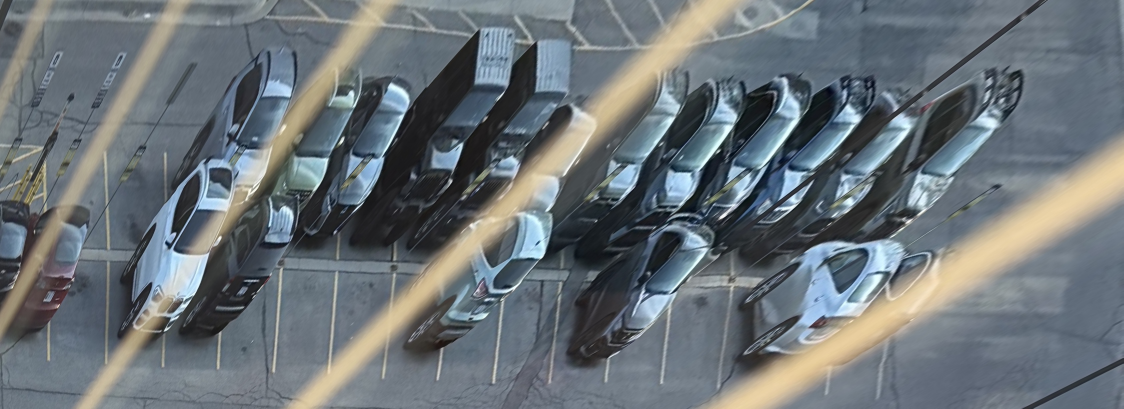
#> input picture failure_images/parking_topdown_halffull.jpeg, 3370 x 1226 px, found by its file name (shown at 1/3 size)
$ python annotate_reference.py --overlay failure_images/parking_topdown_halffull.jpeg
#> lines starting #> are read from the running program, lines starting #| are printed output that depends on the picture
#!/usr/bin/env python3
"""
Interactive parking-spot annotation tool for a single reference image.

Run:
    python annotate_reference.py
or:
    python annotate_reference.py --image reference_images/IMG_3275.jpeg
or:
    python annotate_reference.py --image reference_images/ref_image.jpeg --edit spots.json

Controls:
    - Left click: add hexagon vertex (6 clicks per spot, in clockwise order)
    - Edit mode: left click + drag on a spot polygon to move that spot
    - Right click + drag (or W/A/D/X): move/pan view
    - Mouse wheel or +/-: zoom in/out
    - 0: reset zoom/pan view
    - n: finalize current hexagon (requires 6 clicks)
    - u: undo last point (or last completed spot in normal mode)
    - r: reset all annotations (or restore target in redo mode)
    - s: save spots.json and spots_overlay.png
    - q: quit

Redo mode:
    - Use --redo A01 (or any spot id) to redraw one saved spot while keeping
      all other saved spots unchanged.

Load mode:
    - Use --load to preload existing spots from --json (for example an
        incomplete spots.json) and continue annotating new spots.

Notes:
    - Each parking spot is annotated as a projected hexagon, which approximates
      a rectangular-solid car footprint in perspective.
    - This is a practical geometric annotation for downstream cropping/tracking,
      not true 3D reconstruction.
"""

from __future__ import annotations

import argparse
import json
import os
import sys
from dataclasses import dataclass, field
from typing import List, Optional, Tuple

import cv2
import numpy as np


WINDOW_NAME = "Parking Spot Annotator"
HEXAGON_POINTS = 6


# [5 lines left out: function clamp_point, not called in this run]


def fit_for_display(image: np.ndarray, max_w: int, max_h: int) -> Tuple[np.ndarray, float]:
    """Resize image for display while preserving aspect ratio."""
    h, w = image.shape[:2]
    if h <= 0 or w <= 0:
        return image, 1.0

    scale = min(max_w / float(w), max_h / float(h), 1.0)
    if scale < 1.0:
        new_w = max(1, int(round(w * scale)))
        new_h = max(1, int(round(h * scale)))
        return cv2.resize(image, (new_w, new_h), interpolation=cv2.INTER_AREA), scale

    return image.copy(), 1.0


def make_spot_id(index_1based: int) -> str:
    """Create spot ID in sequence: A01, A02, A03, ..."""
    return f"A{index_1based:02d}"


# [47 lines left out: functions load_spots_from_json, clone_spots, not called in this run]


@dataclass
class Spot:
    spot_id: str
    hexagon: List[Tuple[int, int]]


@dataclass
class AnnotationState:
    image_width: int
    image_height: int
    view_width: int
    view_height: int
    spots: List[Spot] = field(default_factory=list)
    loaded_spot_count: int = 0
    current_points: List[Tuple[int, int]] = field(default_factory=list)
    mouse_pos: Optional[Tuple[int, int]] = None
    redo_spot_id: Optional[str] = None
    redo_index: Optional[int] = None
    redo_original_hexagon: Optional[List[Tuple[int, int]]] = None
    edit_mode: bool = False
    edit_original_spots: Optional[List["Spot"]] = None
    selected_spot_index: Optional[int] = None
    dragging_spot: bool = False
    spot_drag_start_image: Optional[Tuple[int, int]] = None
    spot_drag_start_hexagon: Optional[List[Tuple[int, int]]] = None
    zoom: float = 1.0
    min_zoom: float = 1.0
    max_zoom: float = 10.0
    view_x: float = 0.0
    view_y: float = 0.0
    is_panning: bool = False
    pan_last_xy: Optional[Tuple[int, int]] = None

    def view_roi_size(self) -> Tuple[int, int]:
        roi_w = max(1, int(round(self.image_width / self.zoom)))
        roi_h = max(1, int(round(self.image_height / self.zoom)))
        roi_w = min(roi_w, self.image_width)
        roi_h = min(roi_h, self.image_height)
        return roi_w, roi_h

    def clamp_view(self) -> None:
        roi_w, roi_h = self.view_roi_size()
        max_x = max(0.0, float(self.image_width - roi_w))
        max_y = max(0.0, float(self.image_height - roi_h))
        self.view_x = float(np.clip(self.view_x, 0.0, max_x))
        self.view_y = float(np.clip(self.view_y, 0.0, max_y))

    # [71 lines left out: functions reset_view, pan_by_screen_delta, pan_by_fraction, zoom_at, display_to_image, add_click, not called in this run]

    def update_mouse(self, x: int, y: int) -> None:
        self.mouse_pos = self.display_to_image(x, y)

    # [163 lines left out: functions current_polygon, finalize_current_spot, undo_last_spot, reset_all, _find_spot_index_at, begin_spot_drag and 2 more, not called in this run]


def render_view(base_image: np.ndarray, state: AnnotationState) -> np.ndarray:
    """Render current zoom/pan viewport from the full-resolution overlay image."""
    state.clamp_view()
    roi_w, roi_h = state.view_roi_size()

    x0 = int(round(state.view_x))
    y0 = int(round(state.view_y))
    x0 = int(np.clip(x0, 0, max(0, state.image_width - roi_w)))
    y0 = int(np.clip(y0, 0, max(0, state.image_height - roi_h)))

    roi = base_image[y0 : y0 + roi_h, x0 : x0 + roi_w]
    interpolation = cv2.INTER_LINEAR if state.zoom > 1.0 else cv2.INTER_AREA
    return cv2.resize(roi, (state.view_width, state.view_height), interpolation=interpolation)


def draw_hud(frame: np.ndarray, state: AnnotationState) -> np.ndarray:
    """Draw on-screen controls and status in display coordinates."""
    hud = frame.copy()

    if state.edit_mode:
        selected = "none"
        if state.selected_spot_index is not None and 0 <= state.selected_spot_index < len(state.spots):
            selected = state.spots[state.selected_spot_index].spot_id
        line1 = "EDIT mode | Left-drag: move selected spot | r: reset edits"
        line2 = "Right-drag/W/A/D/X: pan | Wheel or +/-: zoom | 0: reset view | s: save | q: quit"
        line3 = f"Loaded spots: {len(state.spots)} | Selected: {selected} | Zoom: {state.zoom:.2f}x"
    elif state.redo_spot_id is not None:
        line1 = (
            f"REDO {state.redo_spot_id} | Left click: add point | n: finalize target | "
            "u: undo point | r: restore target"
        )
        line2 = "Right-drag/W/A/D/X: pan | Wheel or +/-: zoom | 0: reset view | s: save | q: quit"
        line3 = (
            f"Completed spots: {len(state.spots)} | "
            f"Current points: {len(state.current_points)}/{HEXAGON_POINTS} | Zoom: {state.zoom:.2f}x"
        )
    else:
        line1 = "Left click: add point | n: finalize | u: undo | r: reset"
        line2 = "Right-drag/W/A/D/X: pan | Wheel or +/-: zoom | 0: reset view | s: save | q: quit"
        line3 = (
            f"Completed spots: {len(state.spots)} | "
            f"Current points: {len(state.current_points)}/{HEXAGON_POINTS} | Zoom: {state.zoom:.2f}x"
        )

    cv2.putText(hud, line1, (10, 24), cv2.FONT_HERSHEY_SIMPLEX, 0.52, (255, 255, 255), 2, cv2.LINE_AA)
    cv2.putText(hud, line2, (10, 48), cv2.FONT_HERSHEY_SIMPLEX, 0.52, (255, 255, 255), 2, cv2.LINE_AA)
    cv2.putText(hud, line3, (10, 72), cv2.FONT_HERSHEY_SIMPLEX, 0.52, (220, 220, 220), 2, cv2.LINE_AA)
    return hud


def draw_annotations(base_image: np.ndarray, state: AnnotationState, show_help: bool) -> np.ndarray:
    """Draw saved hexagons and current in-progress polygon on image-space canvas."""
    canvas = base_image.copy()

    for idx, spot in enumerate(state.spots):
        poly = np.asarray(spot.hexagon, dtype=np.int32).reshape(-1, 1, 2)
        is_redo_target = state.redo_spot_id is not None and spot.spot_id == state.redo_spot_id
        is_selected = state.edit_mode and state.selected_spot_index == idx
        if is_selected:
            poly_color = (255, 0, 255)
            point_color = (255, 120, 255)
        else:
            poly_color = (255, 170, 0) if is_redo_target else (0, 220, 0)
            point_color = (255, 170, 0) if is_redo_target else (0, 255, 0)
        cv2.polylines(canvas, [poly], True, poly_color, 2, lineType=cv2.LINE_AA)

        for pt in spot.hexagon:
            cv2.circle(canvas, (int(pt[0]), int(pt[1])), 3, point_color, -1, lineType=cv2.LINE_AA)

        centroid = np.mean(np.asarray(spot.hexagon, dtype=np.float32), axis=0)
        if is_selected:
            label_text = f"{spot.spot_id} (selected)"
        else:
            label_text = f"{spot.spot_id} (redo)" if is_redo_target else spot.spot_id
        cv2.putText(
            canvas,
            label_text,
            (int(centroid[0]) + 4, max(16, int(centroid[1]) - 6)),
            cv2.FONT_HERSHEY_SIMPLEX,
            0.55,
            (0, 255, 255),
            2,
            cv2.LINE_AA,
        )

    if state.current_points:
        current_poly = np.asarray(state.current_points, dtype=np.int32)
        for idx, pt in enumerate(current_poly, start=1):
            cv2.circle(canvas, (int(pt[0]), int(pt[1])), 4, (0, 180, 255), -1, lineType=cv2.LINE_AA)
            cv2.putText(
                canvas,
                str(idx),
                (int(pt[0]) + 5, int(pt[1]) - 5),
                cv2.FONT_HERSHEY_SIMPLEX,
                0.45,
                (255, 255, 255),
                1,
                cv2.LINE_AA,
            )

        if len(current_poly) >= 2:
            cv2.polylines(
                canvas,
                [current_poly.reshape(-1, 1, 2)],
                False,
                (0, 180, 255),
                2,
                lineType=cv2.LINE_AA,
            )

        if state.mouse_pos is not None and len(current_poly) < HEXAGON_POINTS:
            last = (int(current_poly[-1][0]), int(current_poly[-1][1]))
            cv2.line(canvas, last, state.mouse_pos, (255, 180, 80), 1, lineType=cv2.LINE_AA)

        if len(current_poly) == HEXAGON_POINTS:
            cv2.polylines(
                canvas,
                [current_poly.reshape(-1, 1, 2)],
                True,
                (0, 120, 255),
                2,
                lineType=cv2.LINE_AA,
            )

        label = f"Current points: {len(current_poly)}/{HEXAGON_POINTS}"
        cv2.putText(
            canvas,
            label,
            (10, 82),
            cv2.FONT_HERSHEY_SIMPLEX,
            0.55,
            (0, 180, 255),
            2,
            cv2.LINE_AA,
        )

    # Help text and counters are drawn in display coordinates after zoom/pan render.
    _ = show_help

    return canvas


# [25 lines left out: function save_outputs, not called in this run]


def build_mouse_callback(state: AnnotationState):
    # [5 lines left out: function on_mouse, not called in this run]

    return on_mouse


# [5 lines left out: function decode_mouse_wheel_delta, not called in this run]


def parse_args() -> argparse.Namespace:
    parser = argparse.ArgumentParser(description="Annotate parking spots on one reference image")
    parser.add_argument(
        "--image",
        default="reference_images/parking_topdown_halffull.jpeg",
        help="Path to reference image",
    )
    parser.add_argument(
        "--json",
        default="spots.json",
        help="Output JSON path (in --edit mode, defaults to the --edit file if omitted)",
    )
    parser.add_argument(
        "--edit",
        default=None,
        help="Edit mode: load existing spots JSON and drag-move individual spots",
    )
    parser.add_argument(
        "--load",
        action="store_true",
        help="Load existing spots from --json and continue annotation from next spot id",
    )
    parser.add_argument(
        "--redo",
        default=None,
        help="Redo one existing spot id from JSON while keeping others unchanged (example: --redo A01)",
    )
    parser.add_argument(
        "--overlay",
        default="spots_overlay.png",
        help="Output overlay image path",
    )
    parser.add_argument(
        "--max-display-width",
        type=int,
        default=1600,
        help="Maximum display width",
    )
    parser.add_argument(
        "--max-display-height",
        type=int,
        default=900,
        help="Maximum display height",
    )
    return parser.parse_args()


def main() -> int:
    args = parse_args()

    if not os.path.exists(args.image):
        print(f"Image not found: {args.image}")
        return 1

    image = cv2.imread(args.image)
#> image is the input picture: shape (1226, 3370, 3); mean B, G, R 120, 115.1, 107.3
    if image is None:
        print(f"Failed to load image: {args.image}")
        return 1

    display_image, _ = fit_for_display(
        image, args.max_display_width, args.max_display_height
    )

    state = AnnotationState(
        image_width=image.shape[1],
        image_height=image.shape[0],
        view_width=display_image.shape[1],
        view_height=display_image.shape[0],
    )

    if args.edit is not None:
        if args.redo is not None:
            print("Error: --edit and --redo cannot be used together.")
            return 1
        if args.load:
            print("Error: --edit and --load cannot be used together.")
            return 1

        edit_json_path = args.edit
        if not os.path.exists(edit_json_path):
            print(f"Error: --edit requested, but JSON file not found: {edit_json_path}")
            return 1

        try:
            loaded_spots = load_spots_from_json(edit_json_path)
        except ValueError as exc:
            print(f"Error loading edit spots: {exc}")
            return 1

        state.spots = loaded_spots
        state.loaded_spot_count = len(loaded_spots)
        state.edit_mode = True
        state.edit_original_spots = clone_spots(loaded_spots)

        # If user didn't override --json, save back to the edited file.
        if args.json == "spots.json":
            args.json = edit_json_path

        print(
            f"Loaded {state.loaded_spot_count} spots from {edit_json_path} for edit mode."
        )
    elif args.redo is not None:
        redo_id = args.redo.strip()
        if not redo_id:
            print("Error: --redo requires a non-empty spot id, e.g. --redo A01")
            return 1

        if not os.path.exists(args.json):
            print(f"Error: --redo requested, but JSON file not found: {args.json}")
            return 1

        try:
            loaded_spots = load_spots_from_json(args.json)
        except ValueError as exc:
            print(f"Error loading existing spots: {exc}")
            return 1

        target_index = None
        for idx, spot in enumerate(loaded_spots):
            if spot.spot_id.lower() == redo_id.lower():
                target_index = idx
                break

        if target_index is None:
            available = ", ".join(spot.spot_id for spot in loaded_spots)
            print(f"Error: spot '{redo_id}' not found in {args.json}")
            print(f"Available spots: {available}")
            return 1

        state.spots = loaded_spots
        state.redo_spot_id = loaded_spots[target_index].spot_id
        state.redo_index = target_index
        state.redo_original_hexagon = [
            (int(x), int(y)) for x, y in loaded_spots[target_index].hexagon
        ]
    elif args.load:
        if not os.path.exists(args.json):
            print(f"Error: --load requested, but JSON file not found: {args.json}")
            return 1

        try:
            loaded_spots = load_spots_from_json(args.json)
        except ValueError as exc:
            print(f"Error loading existing spots: {exc}")
            return 1

        state.spots = loaded_spots
        state.loaded_spot_count = len(loaded_spots)
        print(
            f"Loaded {state.loaded_spot_count} spots from {args.json}. "
            f"Continue annotating from {make_spot_id(len(state.spots) + 1)}."
        )

    if state.edit_mode:
        print(
            "\nInstructions (EDIT mode):\n"
            "  - Left click and drag a spot polygon to move only that spot\n"
            "  - Selected spot is highlighted\n"
            "  - Press 'r' to restore all spots to initially loaded positions\n"
            "  - Right-drag or W/A/D/X to pan, mouse wheel or +/- to zoom\n"
            "  - Press '0' to reset zoom/pan view\n"
            "  - Press 's' to save JSON + overlay\n"
            "  - Press 'q' to quit\n"
        )
    elif state.redo_spot_id is not None:
        print(
            "\nInstructions (REDO mode):\n"
            f"  - Redo target: {state.redo_spot_id}\n"
            "  - Click 6 vertices for the new hexagon\n"
            "  - Press 'n' to replace the target spot only\n"
            "  - Press 'u' to undo current points\n"
            "  - Press 'r' to restore original target and clear current points\n"
            "  - Right-drag or W/A/D/X to pan, mouse wheel or +/- to zoom\n"
            "  - Press '0' to reset zoom/pan view\n"
            "  - Press 's' to save (other spots remain unchanged)\n"
            "  - Press 'q' to quit\n"
        )
    else:
        print(
            "\nInstructions:\n"
            "  - Click 6 vertices per spot in clockwise order\n"
            "  - Press 'n' to finalize current hexagon\n"
            "  - Press 'u' to undo last point (or last new saved spot)\n"
            "  - Press 'r' to reset current work (keeps preloaded spots in --load mode)\n"
            "  - Right-drag or W/A/D/X to pan, mouse wheel or +/- to zoom\n"
            "  - Press '0' to reset zoom/pan view\n"
            "  - Press 's' to save JSON + overlay\n"
            "  - Press 'q' to quit\n"
        )

    try:
        cv2.namedWindow(WINDOW_NAME, cv2.WINDOW_NORMAL)
        cv2.setMouseCallback(WINDOW_NAME, build_mouse_callback(state))
    except cv2.error as exc:
        print("OpenCV GUI is not available in this environment.")
        print(f"Details: {exc}")
        return 1

    # [39 lines left out: function on_mouse, not called in this run]

    cv2.setMouseCallback(WINDOW_NAME, on_mouse)

    while True:
        overlay_full = draw_annotations(image, state, show_help=False)
        frame = render_view(overlay_full, state)
#> in render_view, `interpolation = cv2.INTER_LINEAR if state.zoom > 1.0 else cv2.INTER_AREA`: interpolation = 3
        frame = draw_hud(frame, state)
#> in draw_hud, `cv2.putText(hud, line3, (10, 72), cv2.FONT_HERSHEY_SIMPLEX, 0.52, (220..`:
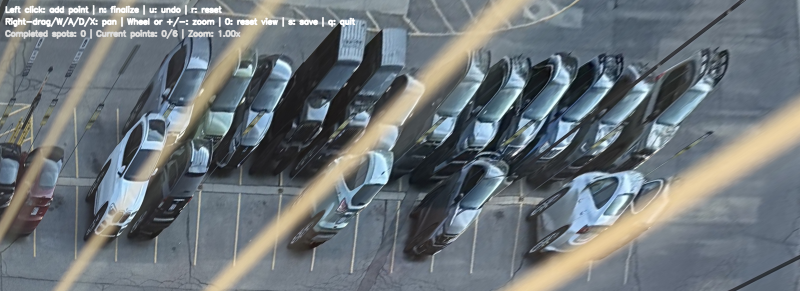
#> hud: shape (582, 1600, 3) (shown at 1/2 size); mean B, G, R 121.5, 116.6, 108.9

        cv2.imshow(WINDOW_NAME, frame)
        key = cv2.waitKey(20) & 0xFF
#> (key q is pressed here)

        if key == ord("q"):
            break
        elif key == ord("+") or key == ord("="):
            cx = state.view_width // 2
            cy = state.view_height // 2
            state.zoom_at(cx, cy, 1.2)
        elif key == ord("-") or key == ord("_"):
            cx = state.view_width // 2
            cy = state.view_height // 2
            state.zoom_at(cx, cy, 1.0 / 1.2)
        elif key == ord("0"):
            state.reset_view()
        elif key == ord("a"):
            state.pan_by_fraction(-0.08, 0.0)
        elif key == ord("d"):
            state.pan_by_fraction(0.08, 0.0)
        elif key == ord("w"):
            state.pan_by_fraction(0.0, -0.08)
        elif key == ord("S"):
            state.pan_by_fraction(0.0, 0.08)
        elif key == ord("s"):
            save_outputs(state, image, args.json, args.overlay)
        elif key == ord("x"):
            # Optional extra downward pan key to avoid conflict with save 's'.
            state.pan_by_fraction(0.0, 0.08)
        elif key == ord("n"):
            state.finalize_current_spot()
        elif key == ord("u"):
            state.undo_last_spot()
        elif key == ord("r"):
            state.reset_all()

    cv2.destroyAllWindows()
    return 0


if __name__ == "__main__":
    sys.exit(main())
#> (the program exits here)

$ run again, with aligned_images/IMG_3375.jpeg copied over failure_images/parking_topdown_halffull.jpeg
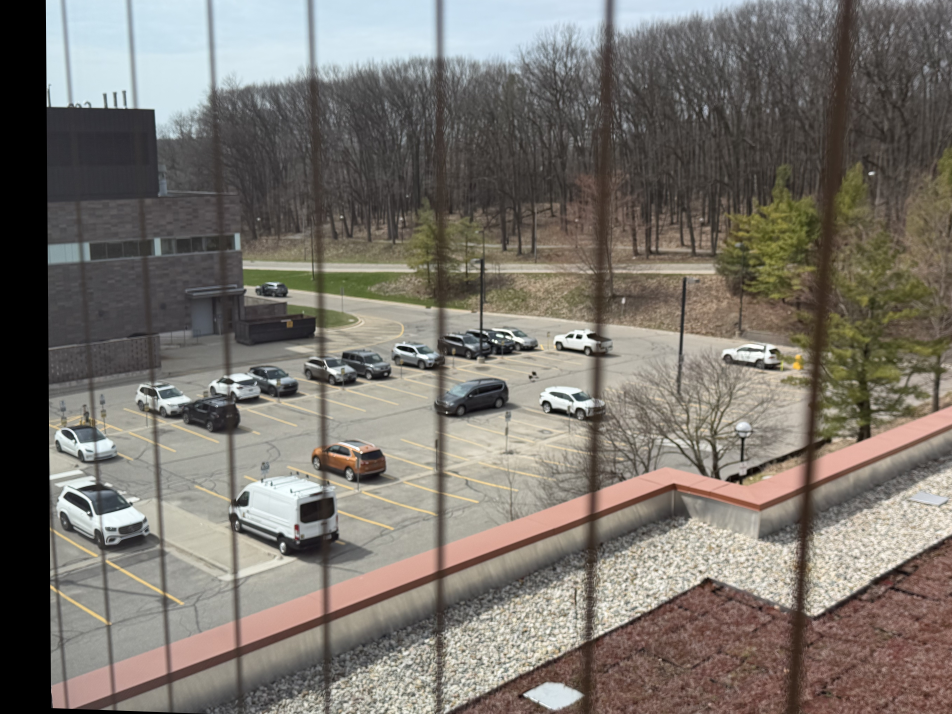
#> input picture aligned_images/IMG_3375.jpeg, 5712 x 4284 px, found by its file name (shown at 1/6 size)
#> in main, image is the input picture: shape (4284, 5712, 3); mean B, G, R 108.9, 115.8, 121
#> interpolation = 3
#> in draw_hud, `cv2.putText(hud, line3, (10, 72), cv2.FONT_HERSHEY_SIMPLEX, 0.52, (220..`:
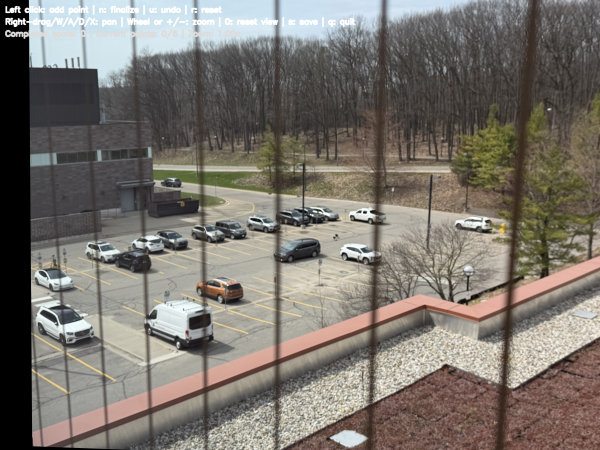
#> hud: shape (900, 1200, 3) (shown at 1/2 size); mean B, G, R 109.3, 116.3, 121.7
